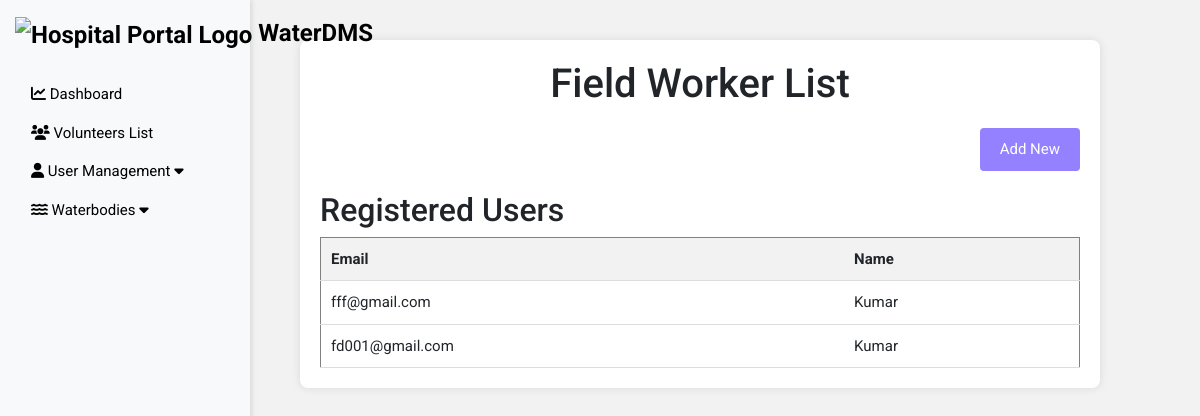
/user-list/, run on the app's committed database.
### waterbodies_app/models.py (models this page shows, shortened)
class CustomUser(AbstractBaseUser):
    email = models.EmailField(unique=True)
    name = models.CharField(max_length=255)
    is_active = models.BooleanField(default=True)
    is_staff = models.BooleanField(default=False)
    is_superuser = models.BooleanField(default=False)
    objects = CustomUserManager()
    USERNAME_FIELD = 'email'
    REQUIRED_FIELDS = []

### waterbodies_app/views.py (the view, shortened to what this page needs)
# urls.py: path('user-list/', user_list_view, name='user_list'),
def user_list_view(request):
    users = CustomUser.objects.all()
    return render(request, 'user_list.html', {'users': users})

### templates/user_list.html (shortened to what this page needs)
<!DOCTYPE html>
<html lang="en">
<head>
     {% load static %}
  <link href="https://cdn.jsdelivr.net/npm/bootstrap@5.1.3/dist/css/bootstrap.min.css" rel="stylesheet">
  <link rel="stylesheet" href="https://unpkg.com/leaflet/dist/leaflet.css" />
  <link rel="stylesheet" href="https://cdnjs.cloudflare.com/ajax/libs/font-awesome/6.0.0/css/all.min.css">
    <link rel="stylesheet" href="https://unpkg.com/leaflet.markercluster/dist/MarkerCluster.css" />
    <link rel="stylesheet" href="https://unpkg.com/leaflet.markercluster/dist/MarkerCluster.Default.css" />
    <link rel="stylesheet" href="https://unpkg.com/leaflet/dist/leaflet.css" />
  </head>
<body>
  <div class="container-fluid">
    <div class="row">
        <nav class="col-md-3 col-lg-2 d-md-block bg-light sidebar">
            <div class="position-sticky">
                <ul class="nav flex-column">
                    <li class="nav-item">
                        <a class="navbar-brand" href="{% url 'admin-dashboard' %}">
                            <img src="{% static 'Image/logoT.png' %}" alt="Hospital Portal Logo" style="height: 30px; width: auto;">
                            WaterDMS
                        </a>
                    </li><br>
                    <li class="nav-item">
                        <a class="nav-link" href="{% url 'admin-dashboard' %}">
                            <i class="fas fa-chart-line"></i>
                            Dashboard
                        </a>
                    </li>
                    <li class="nav-item">
                        <a class="nav-link" href="{% url 'volunteers_list' %}">
                            <i class="fas fa-users"></i>
                            Volunteers List
                        </a>
                    </li>
                    <li class="nav-item">
                        <a class="nav-link" data-bs-toggle="collapse" href="#userManagementDropdown" role="button" aria-expanded="false" aria-controls="userManagementDropdown">
                            <i class="fas fa-user"></i>
                            User Management
                            <i class="fas fa-caret-down"></i>
                        </a>
                    </li>
                    <li class="nav-item">
                        <a class="nav-link" data-bs-toggle="collapse" href="#waterbodiesDropdown" role="button" aria-expanded="false" aria-controls="waterbodiesDropdown">
                            <i class="fas fa-water"></i>
                            Waterbodies
                            <i class="fas fa-caret-down"></i>
                        </a>
                    </li>
                </ul>
            </div>
        </nav>
        <main class="col-md-9 ms-sm-auto col-lg-10 px-md-4">
            <section class="container">
                <h1>Field Worker List</h1>
                <div class="button-container">
                    <a href="{% url 'register' %}" class="add-button">Add New</a>
                </div>
                <body>
                    <h2>Registered Users</h2>
                    <table border="1">
                        <tr>
                            <th>Email</th>
                            <th>Name</th>
                        </tr>
                        {% for user in users %}
                        <tr>
                            <td>{{ user.email }}</td>
                            <td>{{ user.name }}</td>
                        </tr>
                        {% endfor %}
                    </table>
                </body>
            </section>
        </main>
    </div>
</div>
</body>
</html>

### templates/user_list.html (style rules this page uses)
body { font-family: 'Roboto', Tahoma, Geneva, Verdana, sans-serif; background-color: #f2f2f2; height: 100vh; margin: 0; overflow-x: hidden; font-size: 15px; }
.container { max-width: 400px; margin-top: 50px; }
body { font-family: 'Roboto', Tahoma, Geneva, Verdana, sans-serif; background-color: #f2f2f2; height: 100vh; margin: 0; overflow-x: hidden; }
nav.sidebar { background-color: #f2f2f2; color: #000; box-shadow: 2px 0 5px rgba(0, 0, 0, 0.1); padding: 15px; position: fixed; top: 0; left: 0; height: 100%; width: 100%; z-index: 1000; }
main { transition: margin-left 0.5s; padding: 20px; }
nav .navbar-brand { font-family: 'Roboto', sans-serif; color: black; font-size: 24px; font-weight: bold; }
nav .nav-link { color: #000; font-size: 15px; transition: color 0.3s ease; }
section { padding: 20px; }
@media (min-width: 768px) { nav.sidebar { width: 250px; } }
@media (min-width: 768px) { main { margin-left: 250px; } }
.container { max-width: 800px; margin: 20px auto; background-color: #fff; padding: 20px; border-radius: 8px; box-shadow: 0 0 10px rgba(0, 0, 0, 0.1); }
h1 { text-align: center; margin-bottom: 20px; }
table { width: 100%; border-collapse: collapse; }
th, td { padding: 10px; border-bottom: 1px solid #ddd; text-align: left; }
th { background-color: #f2f2f2; }
.add-button { padding: 10px 20px; background-color: #9381ff; color: #fff; border: none; border-radius: 4px; cursor: pointer; text-decoration: none; }
.button-container { display: flex; justify-content: flex-end; margin-bottom: 20px; }

### data on the page
CustomUser: email "fff@gmail.com", name "Kumar"
CustomUser: email "fd001@gmail.com", name "Kumar"
